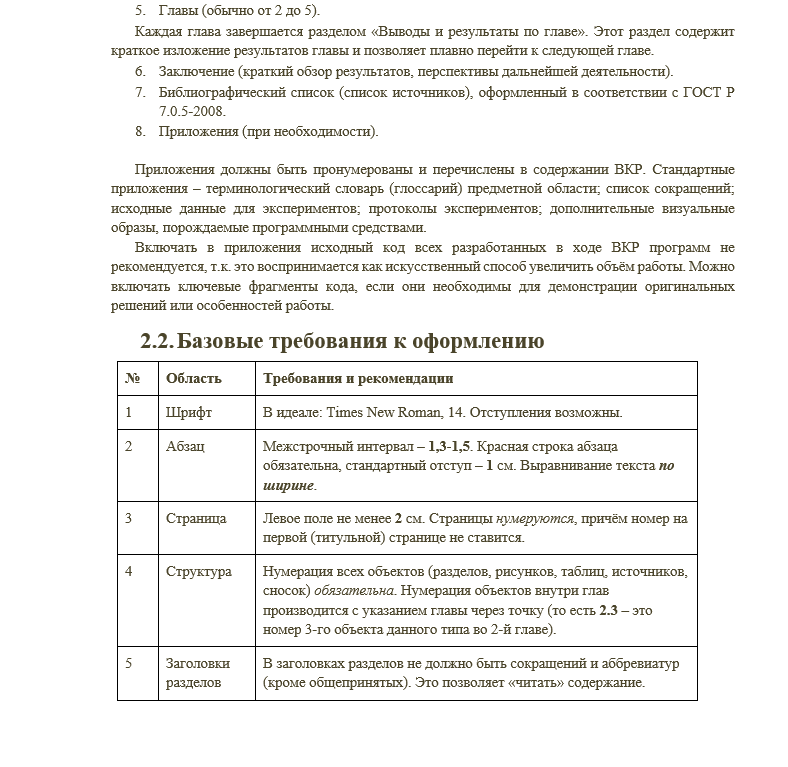
#> input picture resources/images/6.png, 788 x 767 px
$ jupyter execute --allow-errors app_usage.ipynb
#> lines starting #> are read from the running program, lines starting #| are printed output that depends on the picture
[cell 1]
import requests

url = "http://localhost:8000/detect"
image_path = "../resources/images/10.png"


#> (the rest of this cell did not finish here and is left out)

[cell 2]
import requests
import cv2
import numpy as np
from PIL import Image
from io import BytesIO
import matplotlib.pyplot as plt

image_path = "../resources/images/10.png"
url = "http://localhost:8000/detect"

#> (the rest of this cell did not finish here and is left out)

[cell 3]
import requests
import cv2
import numpy as np
from PIL import Image
from io import BytesIO
import matplotlib.pyplot as plt

image_path = "../resources/images/10.png"
url = "http://localhost:8000/detect"

#> (the rest of this cell did not finish here and is left out)

# Service Usage

[cell 4]
import requests
import cv2
import numpy as np
from PIL import Image
from io import BytesIO
import pandas as pd

from RecognitionService.ocr_enums import OCREngine, OCRLang

# Пути и настройки
image_path = "../resources/images/6.png"
detect_url = "http://localhost:8000/detect"
recognize_url = "http://localhost:8001/recognize"

image = cv2.imread(image_path)
#> image is the input picture: shape (767, 788, 3); mean B, G, R 238.9, 240.6, 241

#> (the rest of this cell did not finish here and is left out)

#> (a cell that did not finish here is left out)

[cell 6]
import requests
import cv2
import numpy as np
from PIL import Image, ImageFilter
from io import BytesIO
import pandas as pd
import matplotlib.pyplot as plt

from RecognitionService.ocr_enums import OCREngine, OCRLang

def get_table_data(image_path: str, correct_text: bool = True, blur: bool = False, lang: OCRLang = OCRLang.rus):
#> called with image_path = '../resources/images/borderless.png', correct_text = False, blur = True, lang = 'rus'
    detect_url = "http://localhost:8000/detect"
    recognize_url = "http://localhost:8001/recognize"

    image = cv2.imread(image_path)
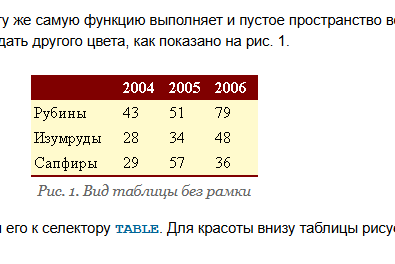
#> input picture resources/images/borderless.png, 395 x 264 px
#> image is the input picture: shape (264, 395, 3); mean B, G, R 222.9, 229.8, 237.3

    with open(image_path, "rb") as f:
        files = {"file": (image_path, f, "image/jpeg")}
        detect_response = requests.post(detect_url, files=files)

    detect_response.raise_for_status()
    boxes = detect_response.json()["boxes"]

    results = []
    for i, box in enumerate(boxes):
        x1, y1, x2, y2 = box["x1"], box["y1"], box["x2"], box["y2"]

        # Вырезаем ROI и кодируем в память
        roi = image[y1:y2, x1:x2]
        is_success, buffer = cv2.imencode(".jpg", roi)
        if not is_success:
            print(f"Ошибка при кодировании ROI {i}")
            continue

        roi_bytes = BytesIO(buffer.tobytes())

        files = {"file": ("cell.jpg", roi_bytes, "image/jpeg")}
        params = {"lang": lang, "engine": OCREngine.tesseract, "correct_text": correct_text}
        rec_response = requests.post(recognize_url, files=files, params=params)

        if rec_response.status_code == 200:
            data = rec_response.json()
            df = pd.DataFrame(data.get("table", []))
            results.append(df)
        else:
            print(f"[Ошибка OCR: {rec_response}]")
            print(rec_response.content)

    return results

def show_image(image_path: str):
    image = cv2.imread(image_path)
    image_rgb = cv2.cvtColor(image, cv2.COLOR_BGR2RGB)

    plt.figure(figsize=(10, 8))
    plt.imshow(image_rgb)
    plt.axis("off")
    plt.show()

def show_and_get_tables(image_path: str, correct_text: bool = True, blur: bool = False, lang: OCRLang = OCRLang.rus):
    try:
        # show_image(image_path)
        results = get_table_data(image_path, correct_text, blur, lang)
        print(f"count of tables: {len(results)}")
        return results

    except Exception as e:
        print(e)

def save_data_frame(df: pd.DataFrame, file_name: str):
    df.to_csv(file_name, encoding="utf-8-sig", index=False, sep=";")

#> (a cell that did not finish here is left out)

#> (a cell that did not finish here is left out)

#> call 2 of get_table_data, with image_path = '../resources/images/10.png', correct_text = True, blur = True, lang = 'rus'
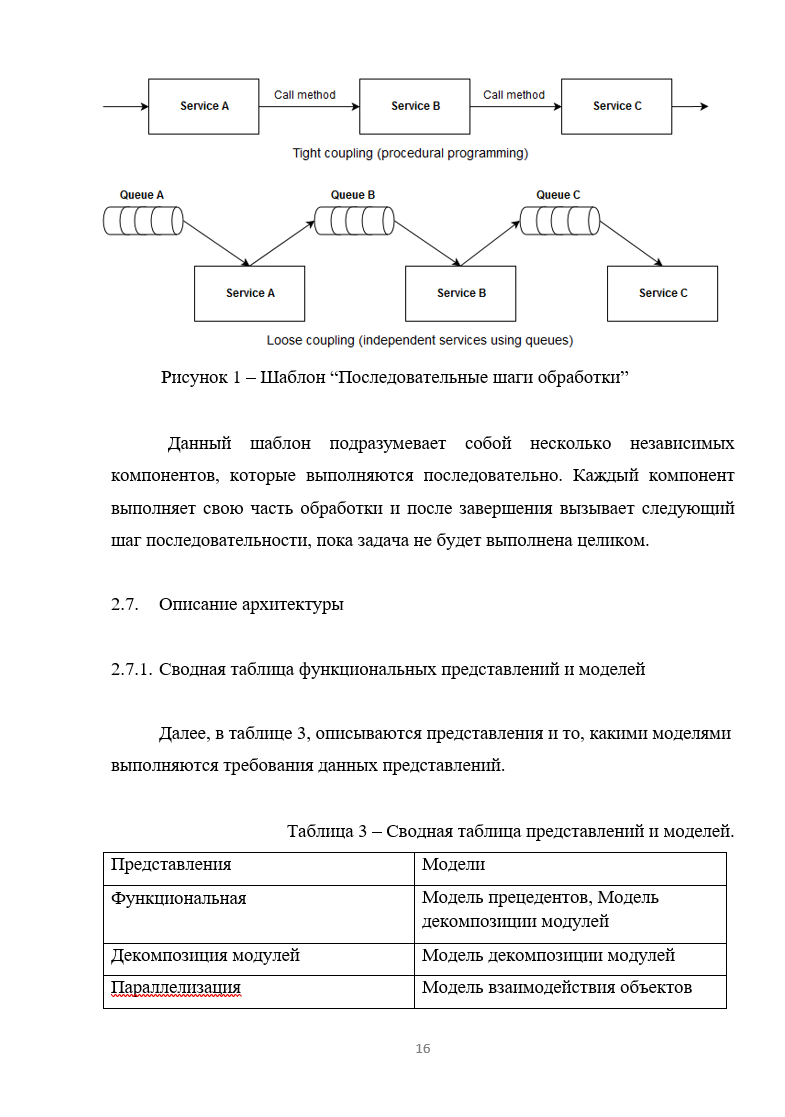
#> input picture resources/images/10.png, 785 x 1117 px
#> in get_table_data, image is the input picture: shape (1117, 785, 3); mean B, G, R 245.3, 245.3, 245.4

res[0]

#> (a cell that did not finish here is left out)


res[0]

#> (a cell that did not finish here is left out)


res[0]

#> (a cell that did not finish here is left out)

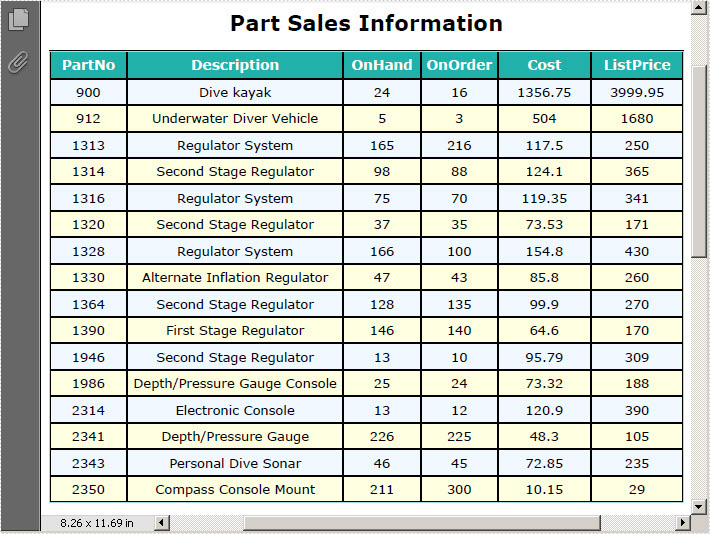
#> input picture resources/images/1.jpg, 710 x 534 px
#> in get_table_data, image is the input picture: shape (534, 710, 3); mean B, G, R 203.9, 211.3, 203.4
